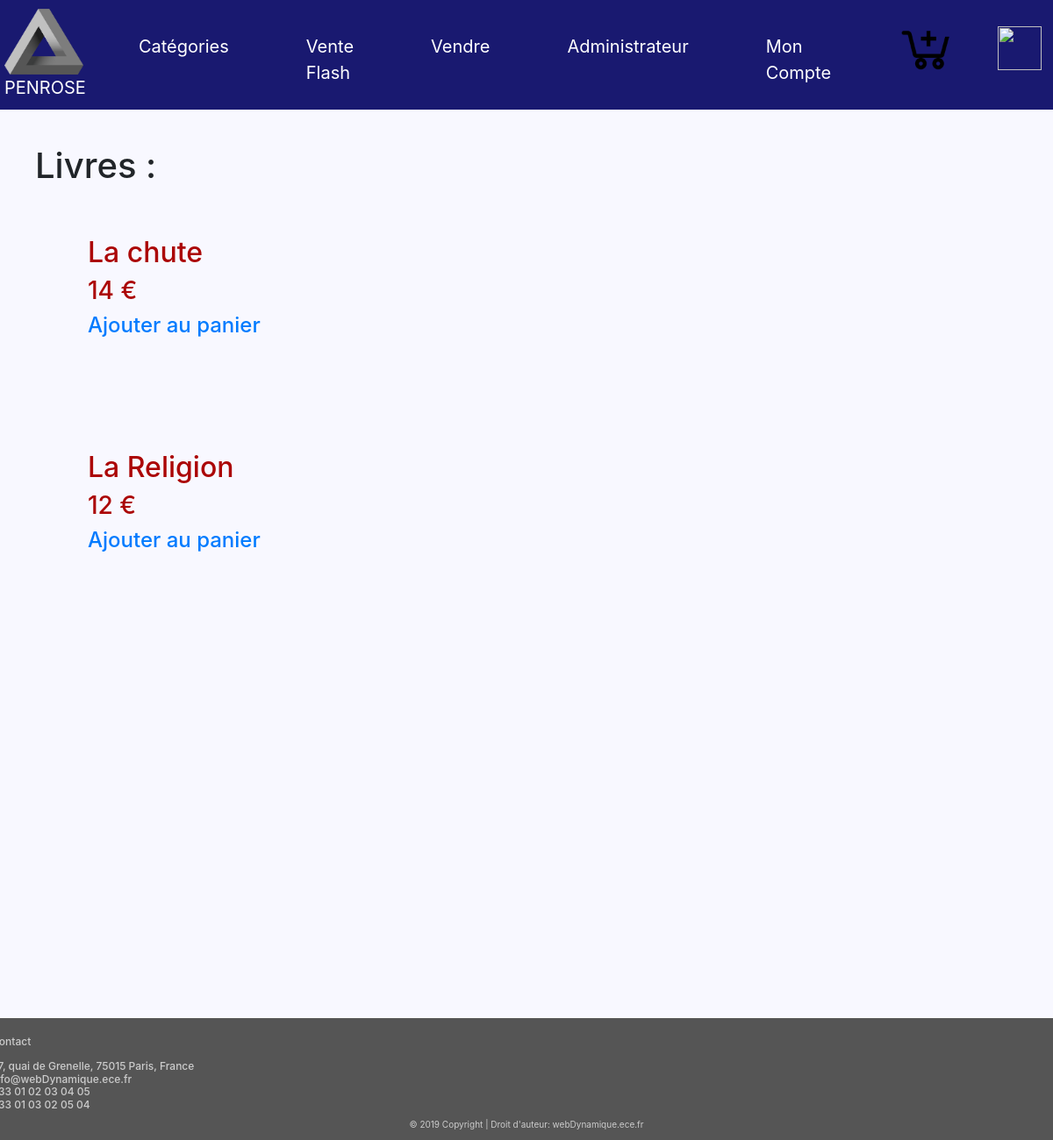
The page /liste_livre_fiche.php on the database as committed earlier.
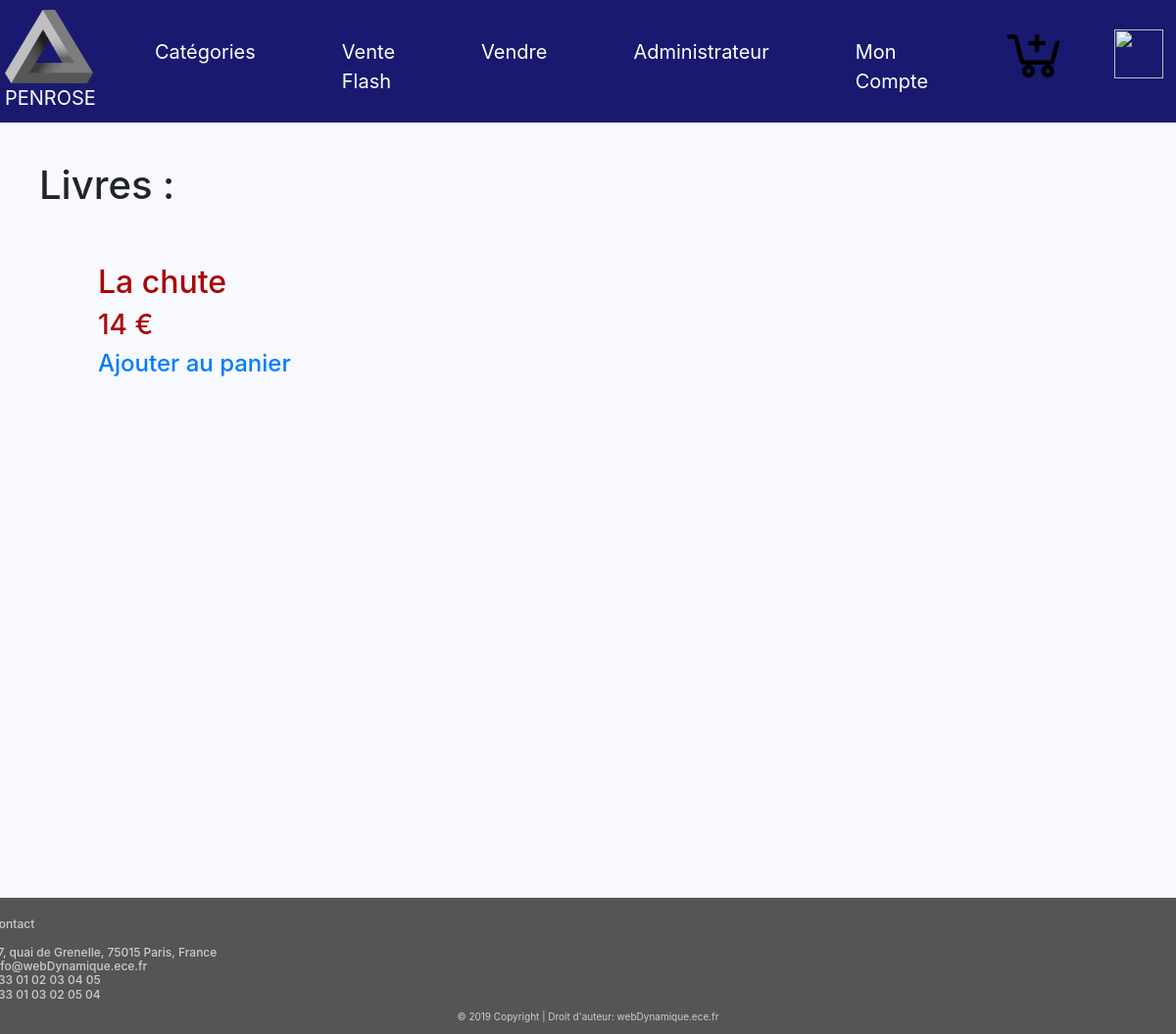
The same page on the database as committed later.
### tables this page shows
CREATE TABLE IF NOT EXISTS `items` (
  `ID` int(50) NOT NULL AUTO_INCREMENT,
  `Titre` varchar(255) NOT NULL,
  `Photos` varchar(255) NOT NULL,
  `Description` varchar(1000) NOT NULL,
  `Video` varchar(255) NOT NULL,
  `Categorie` varchar(255) NOT NULL,
  `Prix` varchar(255) NOT NULL,
  PRIMARY KEY (`ID`),
  KEY `ID` (`ID`)
);

### liste_livre_fiche.php (the view, shortened to what this page needs)
<!DOCTYPE html>
<html>
<head>
<link rel="stylesheet"
href="https://stackpath.bootstrapcdn.com/bootstrap/4.1.3/css/bootstrap.min.css">
<link rel="stylesheet" type="text/css" href="styles.css">
</head>
<body>
<nav class="navbar navbar-expand-md">
<a class="navbar-brand" href="https://sites.google.com/site/tpe44lesillusionsoptiques/info-presse-classeur/le-triangle-de-penrose"><img class="logo" src="logo.png" height='75' width='90'/><br>	PENROSE</a>
<div class="collapse navbar-collapse" id="main-navigation">
<ul class="navbar-nav">
<li class="nav-item"><a class="nav-link"
href="Categorie.php">Catégories</a></li>
<li class="nav-item"><a class="nav-link" href="Venteflash.php">Vente Flash</a></li>
<li class="nav-item"><a class="nav-link"
href="verif_vendeur.php">Vendre</a></li>
<li class="nav-item"><a class="nav-link"
href="verif_admi.php">Administrateur</a></li>
<li class="nav-item"><a class="nav-link"
href="verif_acheteur.php">Mon Compte</a></li>
<a class="navbar-brand" href="Panier.php"><img class="panier" src="panier.png" height='70' width='70'> </a>
<a class="navbar-brand" href="logout.php"><img class="deco" src="Deco.png" height='50' width='50'> </a>
</ul>
</div>
</nav>
<?php
$database = "ece_amazon";
$db_handle = mysqli_connect('localhost', 'root', '');
$db_found = mysqli_select_db($db_handle, $database);
if($db_found)
{
	if(isset($_GET['show']))
	{
		$product=$_GET['show'];
		$sql = "SELECT * from items WHERE Titre='$product'";
		$result = mysqli_query($db_handle, $sql);
		$data = mysqli_fetch_assoc($result);
		$description=$data["Description"];
		?>
		<br>
		<div  style="margin-left: 750px; color:#AB0606; margin-top: 50px;">
			<img style="margin-left: -700px; margin-bottom: -300px;" src="<?php echo $data["Photos"];?>">
			<h1><?php echo $data["Titre"];?></h1>
			<h2 style="margin-left: 40px;"> <?php echo $data["Prix"];?> €</h2>
			<a href="Panier.php?action=ajout&amp;l=<?php echo $data["Titre"];?>&amp;q=1&amp;p=<?php echo $data["Prix"];?>" onclick="window(this.href, '',
'toolbar=no, location=no, directories=no, status=yes, scrollbars=yes, resizable=yes, copyhistory=no, width=600, height=350'); return false;">Ajouter au panier</a>
			<a href="liste_livre_fiche.php"><h4 style="margin-left: 40px; color:#000000;" >Retour</h4></a>
		</div><br>
		<?php
	}
	else
	{
		?><div style="margin-left: 40px; margin-top: 40px; " ><h1 > Livres : </h1></div><?php
		$sql = "SELECT * from items WHERE Categorie='Livres'";
		$result = mysqli_query($db_handle, $sql);
		while($data = mysqli_fetch_assoc($result))
		{
			?>
			<br><br>
			<div style="margin-left:100px;">
				<a href="?show=<?php echo $data["Titre"];?>"><h2 style="color:#AB0606;"><?php echo $data["Titre"];?></h2></a>
				<h3 style="color:#AB0606;"><?php echo $data["Prix"];?> € </h3>
				<a href="Panier.php"><h4>Ajouter au panier</h4></a>
			</div>
			<br/><br/><br/>
			<?php
		}
	}
	}
	?>
	<footer class="page-footer3">
<div class="container">
<div class="row">
<div class="col-lg-8 col-md-8 col-sm-12">
</div>
<h4 class="contact">Contact<br> <br>
37, quai de Grenelle, 75015 Paris, France <br>
info@webDynamique.ece.fr <br>
+33 01 02 03 04 05 <br>
+33 01 03 02 05 04
</h4>
</div>
</div>
<div class="copyright">&copy; 2019 Copyright | Droit
d'auteur: webDynamique.ece.fr </div>
</footer>
</body>
</html>

Rows that differ between the two databases and show on the page:
removed items: Titre "La Religion", Prix "12"
